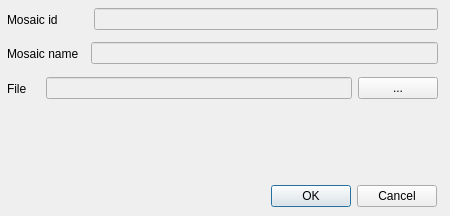
<?xml version="1.0" encoding="UTF-8"?>
<ui version="4.0">
 <class>uploadImageToExistingMosaicDialog</class>
 <widget class="QDialog" name="uploadImageToExistingMosaicDialog">
  <property name="geometry">
   <rect>
    <x>0</x>
    <y>0</y>
    <width>450</width>
    <height>216</height>
   </rect>
  </property>
  <property name="windowTitle">
   <string>Upload image to mosaic</string>
  </property>
  <widget class="QDialogButtonBox" name="buttonBox">
   <property name="geometry">
    <rect>
     <x>136</x>
     <y>180</y>
     <width>301</width>
     <height>32</height>
    </rect>
   </property>
   <property name="orientation">
    <enum>Qt::Horizontal</enum>
   </property>
   <property name="standardButtons">
    <set>QDialogButtonBox::Cancel|QDialogButtonBox::Ok</set>
   </property>
  </widget>
  <widget class="QWidget" name="layoutWidget_2">
   <property name="geometry">
    <rect>
     <x>7</x>
     <y>75</y>
     <width>431</width>
     <height>27</height>
    </rect>
   </property>
   <layout class="QHBoxLayout" name="horizontalLayout_4">
    <item>
     <widget class="QLabel" name="newCatalogTagsLabel1_3">
      <property name="text">
       <string>File    </string>
      </property>
     </widget>
    </item>
    <item>
     <widget class="QLineEdit" name="selectFileEdit">
      <property name="enabled">
       <bool>false</bool>
      </property>
     </widget>
    </item>
    <item>
     <widget class="QPushButton" name="selectFileButton">
      <property name="enabled">
       <bool>true</bool>
      </property>
      <property name="text">
       <string>...</string>
      </property>
     </widget>
    </item>
   </layout>
  </widget>
  <widget class="QWidget" name="layoutWidget_3">
   <property name="geometry">
    <rect>
     <x>7</x>
     <y>6</y>
     <width>431</width>
     <height>27</height>
    </rect>
   </property>
   <layout class="QHBoxLayout" name="horizontalLayout_3">
    <item>
     <widget class="QLabel" name="newCatalogTagsLabel1_2">
      <property name="text">
       <string>Mosaic id         </string>
      </property>
     </widget>
    </item>
    <item>
     <widget class="QLineEdit" name="mosaicID">
      <property name="enabled">
       <bool>false</bool>
      </property>
     </widget>
    </item>
   </layout>
  </widget>
  <widget class="QWidget" name="layoutWidget">
   <property name="geometry">
    <rect>
     <x>7</x>
     <y>40</y>
     <width>431</width>
     <height>27</height>
    </rect>
   </property>
   <layout class="QHBoxLayout" name="horizontalLayout_2">
    <item>
     <widget class="QLabel" name="newCatalogTagsLabel1">
      <property name="text">
       <string>Mosaic name  </string>
      </property>
     </widget>
    </item>
    <item>
     <widget class="QLineEdit" name="mosaicName">
      <property name="enabled">
       <bool>false</bool>
      </property>
     </widget>
    </item>
   </layout>
  </widget>
 </widget>
 <resources/>
 <connections>
  <connection>
   <sender>buttonBox</sender>
   <signal>accepted()</signal>
   <receiver>uploadImageToExistingMosaicDialog</receiver>
   <slot>accept()</slot>
   <hints>
    <hint type="sourcelabel">
     <x>248</x>
     <y>254</y>
    </hint>
    <hint type="destinationlabel">
     <x>157</x>
     <y>274</y>
    </hint>
   </hints>
  </connection>
  <connection>
   <sender>buttonBox</sender>
   <signal>rejected()</signal>
   <receiver>uploadImageToExistingMosaicDialog</receiver>
   <slot>reject()</slot>
   <hints>
    <hint type="sourcelabel">
     <x>316</x>
     <y>260</y>
    </hint>
    <hint type="destinationlabel">
     <x>286</x>
     <y>274</y>
    </hint>
   </hints>
  </connection>
 </connections>
</ui>
